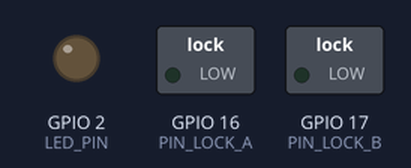
Simulated run of this sketch. Board: ESP32. Parts: switched loads named in the sketch (green lamp = pin HIGH), output pins drawn as LEDs (lit = HIGH). WiFi joins after 1.5 s; servers stay silent unless stated; what the sketch prints to the serial monitor is not drawn.

Above: at 0.1 s.
At 2.9 s:
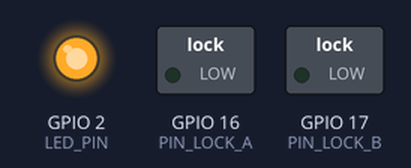
Timing chart, 0 to 4.7 s (numbered marks = the images above):
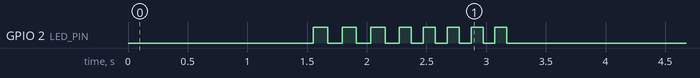

The sketch:

SmartlockESP32_v1.1.ino
```cpp
/*
  ESP32 Smart Lock (simple version)
  - Wi-Fi feedback: LED 3x blink
  - Firebase auth feedback: LED 5x blink
  - On any command: LED 3x blink
  - Energize-to-unlock: state.lockX = true only while coil is ON, then false
  - Library: Firebase_ESP_Client v4.4.17
*/

#include <WiFi.h>
#include <Firebase_ESP_Client.h>
#include <addons/TokenHelper.h>

// ====================== USER SETTINGS ======================
#define WIFI_SSID       "Vodaphone-653B"
#define WIFI_PASSWORD   "9Q7T4k3KpV4jA9Qm"

#define API_KEY         "AIzaSyBUWd_Q8quITSyB7ugvJS7FyQGMD1IGtI0"
#define DATABASE_URL    "https://esp32-lock-api-default-rtdb.europe-west1.firebasedatabase.app/"

#define USER_EMAIL      "esp32device@default.com"
#define USER_PASSWORD   "router"

// Device ID used in RTDB paths
#define DEVICE_ID       "esp32-01"

// Pins (adjust to your wiring)
#define PIN_LOCK_A      16
#define PIN_LOCK_B      17

// Onboard LED pin (most ESP32-WROOM dev boards use GPIO 2; change if needed)
#define LED_PIN         2

// Simulate without hardware (no GPIO switching)
#define DRY_RUN         false

// Pulse bounds (ms) aligned with your RTDB rules
#define PULSE_MIN_MS    100
#define PULSE_MAX_MS    1200

// Heartbeat period (ms)
#define HEARTBEAT_MS    30000
// ===========================================================

// Firebase globals
FirebaseData fbdo;
FirebaseData stream;
FirebaseAuth auth;
FirebaseConfig config;

// DB paths
String pathCmd     = String("/commands/") + DEVICE_ID + "/lastCmd";
String pathState   = String("/devices/")  + DEVICE_ID + "/state";
String pathOnline  = String("/devices/")  + DEVICE_ID + "/online";

// Timers
uint32_t lastHeartbeat = 0;

// ---------- Helpers (decl) ----------
void ledInit();
void ledOn(bool on);
void ledBlink(uint8_t count, uint16_t onMs = 120, uint16_t offMs = 120);

uint32_t clampPulse(uint32_t ms);
void setCoil(uint8_t pin, bool on);

void writeState(bool a, bool b);
void doPulse(uint8_t pin, const char* key, uint32_t ms);
void handleCommandJson(FirebaseJson &j);
void beginStream();
void heartbeat();

// -----------------------------------
void setup() {
  Serial.begin(115200);
  delay(50);

  pinMode(PIN_LOCK_A, OUTPUT);
  pinMode(PIN_LOCK_B, OUTPUT);
  setCoil(PIN_LOCK_A, false);
  setCoil(PIN_LOCK_B, false);
  ledInit();

  // Wi-Fi
  Serial.printf("Connecting to Wi-Fi: %s\n", WIFI_SSID);
  WiFi.begin(WIFI_SSID, WIFI_PASSWORD);
  uint32_t ws = millis();
  while (WiFi.status() != WL_CONNECTED) {
    delay(250);
    Serial.print(".");
    if (millis() - ws > 30000) {
      Serial.println("\nWi-Fi connect timeout. Restarting...");
      ESP.restart();
    }
  }
  Serial.printf("\nWi-Fi connected, IP: %s\n", WiFi.localIP().toString().c_str());
  ledBlink(3, 120, 120); // Wi-Fi OK

  // Firebase
  config.api_key = API_KEY;
  config.database_url = DATABASE_URL;
  config.token_status_callback = tokenStatusCallback;
  auth.user.email = USER_EMAIL;
  auth.user.password = USER_PASSWORD;

  Firebase.begin(&config, &auth);
  Firebase.reconnectWiFi(true);

  Serial.println("Authenticating with Firebase...");
  uint32_t as = millis();
  while (auth.token.uid.length() == 0 && (millis() - as) < 30000) {
    delay(200);
  }
  if (auth.token.uid.length() == 0) {
    Serial.println("Firebase auth failed. Restarting...");
    delay(1500);
    ESP.restart();
  }
  Serial.printf("Firebase auth OK, UID: %s\n", auth.token.uid.c_str());
  ledBlink(5, 100, 100); // Firebase OK

  // Announce online + initial state
  Firebase.RTDB.setBool(&fbdo, pathOnline.c_str(), true);
  writeState(false, false);

  // Start command stream
  beginStream();

  lastHeartbeat = millis();
}

void loop() {
  heartbeat();
}

// ------------------- Stream handling -------------------
void beginStream() {
  Serial.printf("Begin stream: %s\n", pathCmd.c_str());
  if (!Firebase.RTDB.beginStream(&stream, pathCmd.c_str())) {
    Serial.printf("Stream error: %s\n", stream.errorReason().c_str());
  }

  Firebase.RTDB.setStreamCallback(
    &stream,
    [](FirebaseStream data) {
      if (data.dataTypeEnum() == fb_esp_rtdb_data_type_json) {
        FirebaseJson* j = data.to<FirebaseJson*>();
        ledBlink(3, 80, 80); // command received
        handleCommandJson(*j);
      }
    },
    [](bool timeout) {
      if (timeout) Serial.println("Stream timeout, auto-resume");
    }
  );
}

void handleCommandJson(FirebaseJson &j) {
  FirebaseJsonData res;

  String target = "";
  int pulseMs = 500;
  bool done = false;

  if (j.get(res, "target") && res.typeNum != 0) target = res.to<String>();
  if (j.get(res, "pulseMs") && res.typeNum != 0) pulseMs = res.to<int>();
  if (j.get(res, "done")    && res.typeNum != 0) done    = res.to<bool>();

  if (target.length() == 0) {
    Serial.println("Command missing 'target'");
    return;
  }
  if (done) {
    Serial.println("Command already done; ignoring");
    return;
  }

  uint32_t dur = clampPulse((uint32_t)pulseMs);
  Serial.printf("Execute: target=%s, pulseMs=%u\n", target.c_str(), dur);

  bool doA = (target == "A" || target == "BOTH");
  bool doB = (target == "B" || target == "BOTH");

  // Simple, sequential pulses (safe for small PSUs)
  if (doA) doPulse(PIN_LOCK_A, "lockA", dur);
  if (doB) doPulse(PIN_LOCK_B, "lockB", dur);

  // Ack: done = true
  Firebase.RTDB.setBool(&fbdo, (pathCmd + "/done").c_str(), true);
}

// ------------------- Actuation -------------------
void doPulse(uint8_t pin, const char* key, uint32_t ms) {
  // state true while energized
  FirebaseJson stOn;
  stOn.set(key, true);
  stOn.set("lastUpdate", (int)millis());
  Firebase.RTDB.updateNode(&fbdo, pathState.c_str(), &stOn);

  setCoil(pin, true);
  delay(ms);
  setCoil(pin, false);

  FirebaseJson stOff;
  stOff.set(key, false);
  stOff.set("lastUpdate", (int)millis());
  Firebase.RTDB.updateNode(&fbdo, pathState.c_str(), &stOff);
}

void writeState(bool a, bool b) {
  FirebaseJson st;
  st.set("lockA", a);
  st.set("lockB", b);
  st.set("lastUpdate", (int)millis());
  Firebase.RTDB.updateNode(&fbdo, pathState.c_str(), &st);
}

void setCoil(uint8_t pin, bool on) {
  if (DRY_RUN) {
    Serial.printf("DRY_RUN: pin %u -> %s\n", pin, on ? "ON" : "OFF");
    return;
  }
  digitalWrite(pin, on ? HIGH : LOW);
}

// ------------------- Heartbeat -------------------
void heartbeat() {
  uint32_t now = millis();
  if (now - lastHeartbeat >= HEARTBEAT_MS) {
    lastHeartbeat = now;
    Firebase.RTDB.setBool(&fbdo, pathOnline.c_str(), true);
    FirebaseJson st;
    st.set("lastUpdate", (int)now);
    Firebase.RTDB.updateNode(&fbdo, pathState.c_str(), &st);
  }
}

// ------------------- LED helpers -------------------
void ledInit() {
  pinMode(LED_PIN, OUTPUT);
  ledOn(false);
}
void ledOn(bool on) {
  digitalWrite(LED_PIN, on ? HIGH : LOW);
}
void ledBlink(uint8_t count, uint16_t onMs, uint16_t offMs) {
  for (uint8_t i = 0; i < count; i++) {
    ledOn(true);  delay(onMs);
    ledOn(false); delay(offMs);
  }
}

// ------------------- Utils -------------------
uint32_t clampPulse(uint32_t ms) {
  if (ms < PULSE_MIN_MS) return PULSE_MIN_MS;
  if (ms > PULSE_MAX_MS) return PULSE_MAX_MS;
  return ms;
}
```
